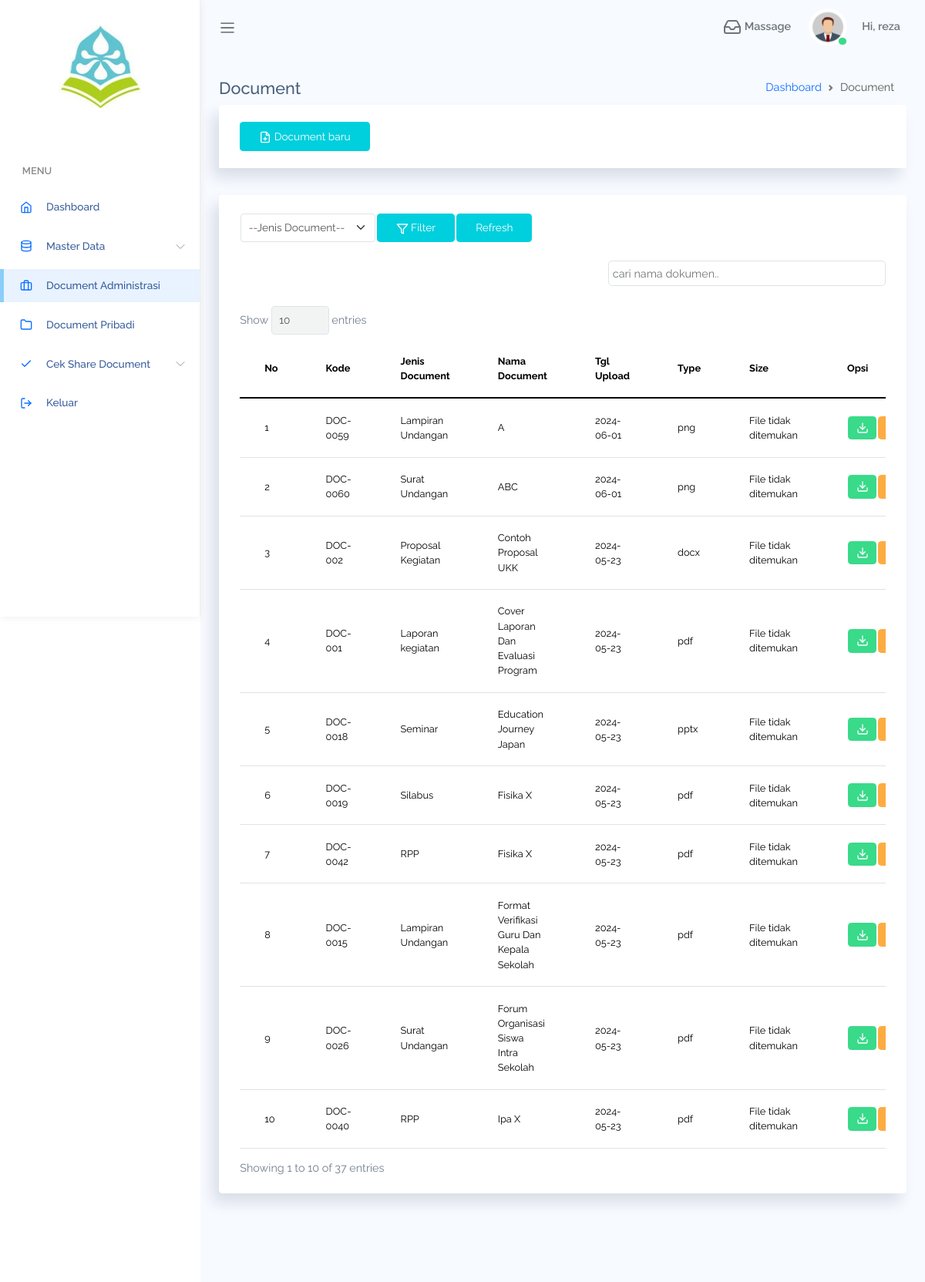
Screenshot of /pages/document.php (signed in) with the database file from the repository.
### tables this page shows
CREATE TABLE `document` (
  `id_document` int(11) NOT NULL,
  `id_jenis_document` int(11) NOT NULL,
  `nama_document` text NOT NULL,
  `file` text NOT NULL,
  `tgl_upload` date NOT NULL
);

CREATE TABLE `jenis_document` (
  `id_jenis_document` int(11) NOT NULL,
  `jenis_document` varchar(100) NOT NULL
);

### pages/document.php (the view, shortened to what this page needs)
<?php
include "../koneksi/koneksi.php";
$level = $_SESSION['level'];
function fsize($file)
{
    if (file_exists($file)) {
        $a = array("B", "KB", "MB", "GB", "TB", "PB");
        $pos = 0;
        $size = filesize($file);
        while ($size >= 1024) {
            $size /= 1024;
            $pos++;
        }
        return round($size, 2) . " " . $a[$pos];
    } else {
        return "File tidak ditemukan";
    }
}
?>
<!DOCTYPE html>
<html lang="en">
<head>
    <link rel="stylesheet" href="assets/vendors/DataTables/datatables.css">
    <link rel="stylesheet" href="assets/css/bootstrap.css">
    <link rel="stylesheet" href="assets/css/mystyle.css">
    <link rel="stylesheet" href="assets/vendors/perfect-scrollbar/perfect-scrollbar.css">
    <link rel="stylesheet" href="assets/css/app.css">
</head>
<body>
    <div id="app">
        <div id="sidebar" class='active'>
            <div class="sidebar-wrapper active">
                <div class="sidebar-header">
                    <img style="width: 55%; height: auto; display: block; margin-left: auto; margin-right: auto;"
                        src="assets/images/smk.jpg">
                </div>
                <div class="sidebar-menu">
                    <ul class="menu">
                        <li class='sidebar-title'>Menu</li>
                        <li class="sidebar-item">
                            <a href="dashboard" class='sidebar-link'>
                                <i data-feather="home" width="20"></i>
                                <span>Dashboard</span>
                            </a>
                        </li>
                        <?php
                        if ($level == "Administratif") {
                        ?>
                        <li class="sidebar-item  has-sub">
                            <a href="#" class='sidebar-link'>
                                <i data-feather="database" width="20"></i>
                                <span>Master Data</span>
                            </a>
                        </li>
                        <?php } ?>
                        <li class="sidebar-item active">
                            <a href="document" class='sidebar-link'>
                                <i data-feather="briefcase" width="20"></i>
                                <span>Document Administrasi</span>
                            </a>
                        </li>
                        <li class="sidebar-item">
                            <a href="document_pribadi" class='sidebar-link'>
                                <i data-feather="folder" width="20"></i>
                                <span>Document Pribadi</span>
                            </a>
                        </li>
                        <li class="sidebar-item  has-sub">
                            <a href="#" class='sidebar-link'>
                                <i data-feather="check" width="20"></i>
                                <span>Cek Share Document</span>
                            </a>
                        </li>
                        <li class="sidebar-item">
                            <a href="logout" onclick="return confirm('Ingin Keluar dari Aplikasi ?')"
                                class='sidebar-link'>
                                <i data-feather="log-out" width="20"></i>
                                <span>Keluar</span>
                            </a>
                        </li>
                    </ul>
                </div>
            </div>
        </div>
        <div id="main">
            <?php
            require_once "../template/sidebar.php";
            ?>
            <div class="main-content container-fluid">
                <div class="page-title">
                    <div class="row">
                        <div class="col-12 col-md-6 order-md-1 order-last">
                            <h4>Document</h4>
                        </div>
                        <div class="col-12 col-md-6 order-md-2 order-first">
                            <nav aria-label="breadcrumb" class='breadcrumb-header'>
                                <ol class="breadcrumb">
                                    <li class="breadcrumb-item"><a href="dashboard">Dashboard</a></li>
                                    <li class="breadcrumb-item active" aria-current="page">Document</li>
                                </ol>
                            </nav>
                        </div>
                    </div>
                </div>
                <?php if ($level == 'Administratif') :  ?>
                <section class="section">
                    <div class="card">
                        <div class="card-header">
                            <a href="" class="btn btn-info" data-bs-toggle="modal" data-bs-target="#primary"><i
                                    data-feather="file-plus"></i> Document baru</a>
                        </div>
                    </div>
                    <?php endif; ?>
                    <div class="card">
                        <div class="card-header">
                            <form action="" method="post">
                                <table>
                                    <tr>
                                        <td>
                                            <select class="form-select" name="id_jenis_document" required="required">
                                                <option value="">--Jenis Document--</option>
                                            </select>
                                        </td>
                                        <td>
                                            <button type="submit" class="btn btn-info" name="filter"><i
                                                    data-feather="filter"></i> Filter</button>
                                        </td>
                                        <td>
                                            <a href="document" class="btn btn-info">Refresh</a>
                                        </td>
                                    </tr>
                                </table>
                            </form>
                        </div>
                        <div class="card-body">
                            <div class="box-input">
                                <input type="text" id="searchInput" placeholder="cari nama dokumen..">
                                <br>
                            </div>
                            <br>
                            <div class="table-responsive">
                                <table style="color: black; font-size: 9.6pt;" class='table table-datatable'
                                    id="myTable">
                                    <thead>
                                        <tr>
                                            <th> No </th>
                                            <th width="50px">Kode</th>
                                            <th>Jenis Document</th>
                                            <th>Nama Document</th>
                                            <th>Tgl Upload</th>
                                            <th>Type</th>
                                            <th>Size</th>
                                            <th>Opsi</th>
                                        </tr>
                                    </thead>
                                    <tbody>
                                        <?php
                                    $no = 1;
                                    if (isset($_POST['filter'])) {
                                        $id_jenis_document = $_POST['id_jenis_document'];
                                        $Document = mysqli_query($koneksi, "SELECT * FROM document INNER JOIN jenis_document ON document.id_jenis_document=jenis_document.id_jenis_document WHERE document.id_jenis_document='$id_jenis_document' ORDER BY document.nama_document");
                                    } else {
                                        $Document = mysqli_query($koneksi, "SELECT * FROM document INNER JOIN jenis_document ON document.id_jenis_document=jenis_document.id_jenis_document ORDER BY document.nama_document");
                                    }
                                    while ($row_Document = mysqli_fetch_array($Document)) {
                                        $rfile = $row_Document['file'];
                                        $jenis_document = $row_Document['jenis_document'];
                                        $file = "file/$jenis_document/$rfile";
                                    ?>
                                        <tr style="color: black;">
                                            <td><?php echo $no++; ?></td>
                                            <td><?= ($row_Document['id_document'] > 1000) ? 'DOC-' . $row_Document['id_document'] : 'DOC-00' . $row_Document['id_document']  ?>
                                            </td>
                                            <td><?= $row_Document['jenis_document']; ?></td>
                                            <td><?= $row_Document['nama_document']; ?></td>
                                            <td><?= $row_Document['tgl_upload']; ?></td>
                                            <td>
                                                <?php
                                                $x = explode('.', $rfile);
                                                $type = strtolower(end($x));
                                                echo $type;
                                                ?>
                                            </td>
                                            <td>
                                                <?= fsize($file); ?>
                                            </td>
                                            <td>
                                                <table>
                                                    <tr>
                                                        <td>
                                                            <a style="font-size: 6pt;" href="<?= $file ?>"
                                                                class="btn icon btn-success" download>
                                                                <i data-feather="download"></i>
                                                            </a>
                                                        </td>
                                                        <?php if ($level == 'Administratif') :  ?>
                                                        <td>
                                                            <a style="font-size: 5pt;" href=""
                                                                class="btn icon btn-warning" data-bs-toggle="modal"
                                                                data-bs-target="#edit<?= $row_Document['id_document']  ?>">
                                                            </a>
                                                        </td>
                                                        <?php endif; ?>
                                                </table>
                            </div>
                            <?php } ?>
        <?php
    require_once "../template/footer.php";
    ?>
</body>
</html>

### template/sidebar.php (shortened to what this page needs)
<nav class="navbar navbar-header navbar-expand navbar-light">
    <a class="sidebar-toggler" href="#"><span class="navbar-toggler-icon"></span></a>
<div class="collapse navbar-collapse" id="navbarSupportedContent">
    <ul class="navbar-nav d-flex align-items-center navbar-light ms-auto">
    <li class="dropdown nav-icon me-2">
        <a href="#" data-bs-toggle="dropdown"
        class="nav-link dropdown-toggle nav-link-lg nav-link-user">
        <div class="d-lg-inline-block">
            <i data-feather="inbox"></i> Massage
        </div>
    </a>
</li>
<li class="dropdown">
    <a href="#" data-bs-toggle="dropdown"
    class="nav-link dropdown-toggle nav-link-lg nav-link-user">
    <div class="avatar avatar-lg me-3">
        <img src="assets/images/avatar-pegawai.jpg" style="width: 50px;" alt="" srcset="">
        <span class="avatar-status bg-success"></span>
    </div>
    <div class="d-none d-md-block d-lg-inline-block">Hi, <?= $_SESSION['username']; ?></div>
</a>
</li>
</ul>
</div>
</nav>

### template/footer.php (shortened to what this page needs)
<footer>
    <div class="footer clearfix mb-0 text-muted">
    </div>
</footer>

### pages/assets/css/mystyle.css (style rules this page uses)
#myTable { border-collapse: collapse; border-spacing: 0; }
.box-input { width: 100%; }
#searchInput { width: 360px; float: right; border: 1px solid #dfe3e7; padding: 5px; border-radius: 5px; }

### pages/assets/css/app.css (style rules this page uses)
* { font-family:Raleway }
#app { position:relative }
#main { margin-left:260px;background-color:#f7faff;min-height:100vh;transition:margin-left .6s ease-out }
#main .main-content { padding:2rem 1.5rem }
.breadcrumb-header .breadcrumb { justify-content:flex-end }
a { text-decoration:none }
a,button { outline:0 }
.feather,i { font-size:14px;height:1rem }
footer { padding:1rem 1.5rem }
.avatar { display:inline-flex;border-radius:50%;text-align:center;vertical-align:middle;position:relative }
.avatar img { width:32px;height:32px;border-radius:50% }
.avatar .avatar-status { width:.7rem;height:.7rem;position:absolute;border-radius:50%;border:1px solid #fff;bottom:0;right:0 }
.avatar.avatar-lg .avatar-content,.avatar.avatar-lg img { width:48px;height:48px;font-size:1.2rem }
.btn i,.btn svg { width:16px;height:16px }
.btn.icon { padding:.4rem .6rem }
.btn.icon svg { width:16px;height:16px }
.btn.btn-danger,.btn.btn-dark,.btn.btn-info,.btn.btn-light,.btn.btn-link,.btn.btn-primary,.btn.btn-secondary,.btn.btn-success,.btn.btn-warning { color:#fff }
.dropdown-toggle:after { color:#fff }
#sidebar.active .sidebar-wrapper { left:0 }
.sidebar-wrapper { width:260px;height:100vh;position:fixed;top:0;z-index:10;background-color:#fff;bottom:0;border-right:1px solid #eee;box-shadow:0 0 10px #ececec;left:-260px;transition:left .6s ease-out }
.sidebar-wrapper .sidebar-header { padding:2rem 2rem 1rem;font-size:2rem;font-weight:700 }
.sidebar-wrapper .sidebar-header img { height:2.5rem }
.sidebar-wrapper .menu { padding-left:0;margin-top:2rem }
.sidebar-wrapper .menu .sidebar-title { padding:1.5rem 1.8rem .5rem;font-size:.8rem;font-weight:600;color:#888;text-transform:uppercase }
.sidebar-wrapper .menu .sidebar-link { display:block;padding:.7rem 1.5rem;font-size:.85rem;display:flex;align-items:center;transition:all .5s }
.sidebar-wrapper .menu .sidebar-link>span { color:#053382;font-weight:500;margin-left:1rem;opacity:.8 }
.sidebar-wrapper .menu .sidebar-item { list-style:none;margin-top:.5rem;position:relative }
.sidebar-wrapper .menu .sidebar-item.has-sub .sidebar-link:after { position:absolute;color:#ccc;right:15px;top:12px;display:block }
.sidebar-wrapper .menu .sidebar-item.active .sidebar-link { background-color:#e8f3ff }
.sidebar-wrapper .menu .sidebar-item.active .sidebar-link:before { content:"";position:absolute;left:0;height:100%;top:0;bottom:0;background-color:rgba(46,170,244,.5);width:5px }
.card { box-shadow:-8px 12px 18px 0 rgba(25,42,70,.13);margin-bottom:2.2rem }
.card .card-header { border:none }
.card .card-header~.card-body { padding-top:0 }
.card .card-body { padding:1.4rem 1.7rem }
.navbar { height:70px;padding:1.5rem }
.navbar .nav-link-user img { width:30px }
.navbar.navbar-header li { display:flex;align-items:center }
.navbar.navbar-header li.nav-icon { margin-right:.4rem }
.navbar.navbar-header li.nav-icon .nav-link { display:block;padding:.4rem;border-radius:50% }
.navbar.navbar-header .dropdown>a { color:#6c757d;font-weight:600 }
.navbar.navbar-header .dropdown>a svg { height:24px;width:24px }
.navbar.navbar-header .dropdown>a:after { display:none }
.dataTable-table td,.dataTable-table thead th,.table td,.table thead th { vertical-align:middle }
.dataTable-table thead th,.table thead th { border-bottom:2px solid #475f7b }

### rows the page displays
document: id_document "59", id_jenis_document.jenis_document "Lampiran Undangan", nama_document "A", tgl_upload "2024-06-01", type "png", fsize($file) "File tidak ditemukan"
document: id_document "60", id_jenis_document.jenis_document "Surat Undangan", nama_document "ABC", tgl_upload "2024-06-01", type "png", fsize($file) "File tidak ditemukan"
document: id_document "2", id_jenis_document.jenis_document "Proposal Kegiatan", nama_document "Contoh Proposal UKK", tgl_upload "2024-05-23", type "docx", fsize($file) "File tidak ditemukan"
document: id_document "1", id_jenis_document.jenis_document "Laporan kegiatan", nama_document "Cover Laporan Dan Evaluasi Program", tgl_upload "2024-05-23", type "pdf", fsize($file) "File tidak ditemukan"
document: id_document "18", id_jenis_document.jenis_document "Seminar", nama_document "Education Journey Japan", tgl_upload "2024-05-23", type "pptx", fsize($file) "File tidak ditemukan"
document: id_document "19", id_jenis_document.jenis_document "Silabus", nama_document "Fisika X", tgl_upload "2024-05-23", type "pdf", fsize($file) "File tidak ditemukan"
document: id_document "42", id_jenis_document.jenis_document "RPP", nama_document "Fisika X", tgl_upload "2024-05-23", type "pdf", fsize($file) "File tidak ditemukan"
document: id_document "15", id_jenis_document.jenis_document "Lampiran Undangan", nama_document "Format Verifikasi Guru Dan Kepala Sekolah", tgl_upload "2024-05-23", type "pdf", fsize($file) "File tidak ditemukan"
document: id_document "26", id_jenis_document.jenis_document "Surat Undangan", nama_document "Forum Organisasi Siswa Intra Sekolah", tgl_upload "2024-05-23", type "pdf", fsize($file) "File tidak ditemukan"
document: id_document "40", id_jenis_document.jenis_document "RPP", nama_document "Ipa X", tgl_upload "2024-05-23", type "pdf", fsize($file) "File tidak ditemukan"

### other values shown
$_SESSION['username'] "reza"
